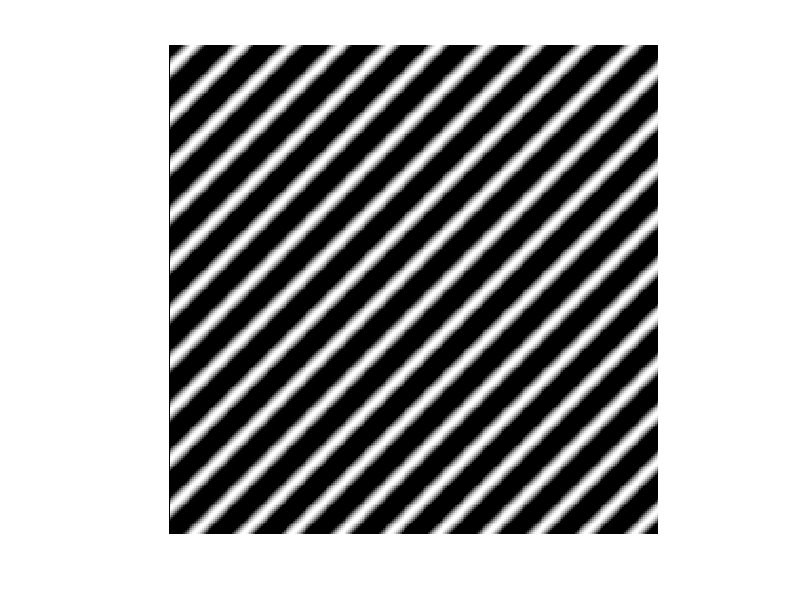
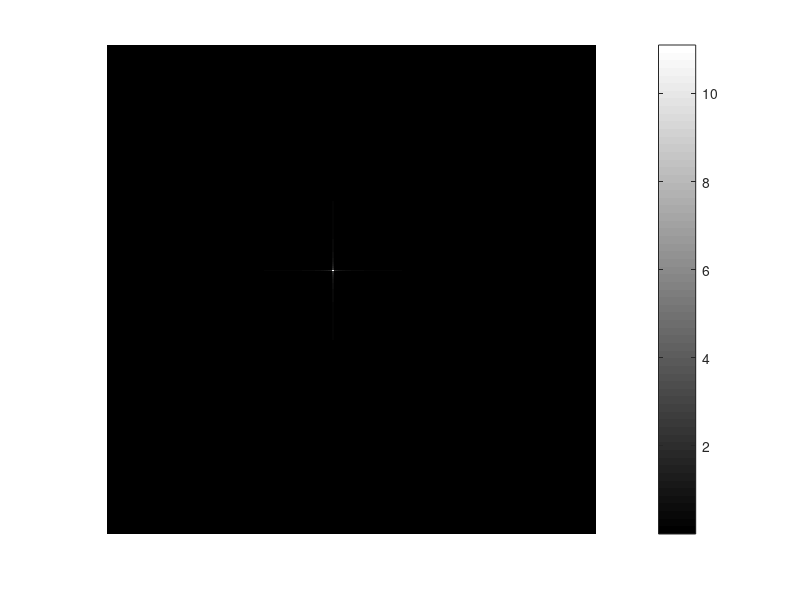

Reproduce these figures in MATLAB, in order. (Note: this script raises an error after producing the figures.)
clear;
clc;
[X,Y] = meshgrid(-128:128,-128:128);

u = 10.0001; v = 10.0001; N = 257; 
Z = exp(-1j*2*pi*(u*X+v*Y)/N); figure(1); imshow(Z/max(Z(:)));
FZ = fftshift(fft2(Z));
lFZ = log(abs(FZ)+1);
figure(2); imshow(lFZ,[min(lFZ(:)) max(lFZ(:))]); colormap('jet'); colorbar;
impixelinfo